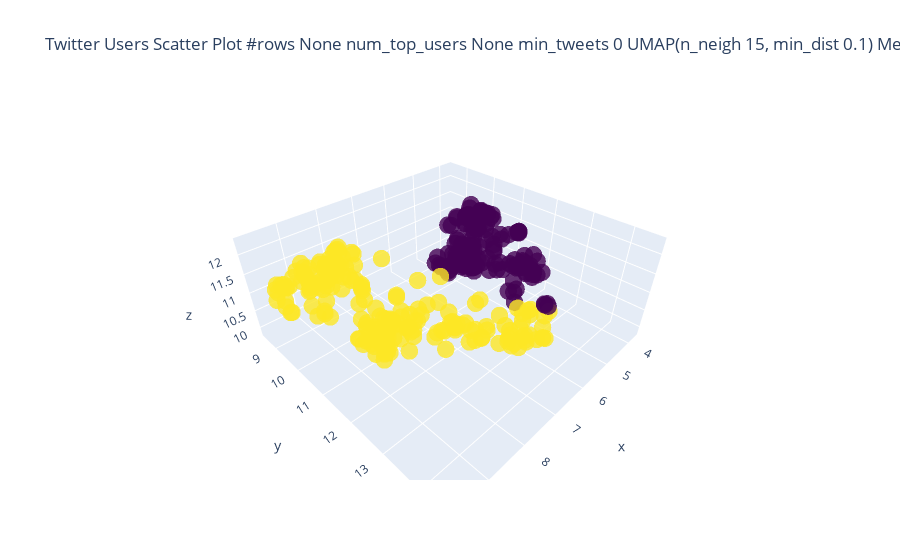

The notebook cell this image was saved under:
### Code cell
if two_d:
    scatter_plot_2d(u_feat, 
                        hover_info=list(u_info.values()),
                        title="Twitter Users Scatter Plot",
                        plot_save_path="./stance_detect/results/2d_scatter_plot.html")
else:
    scatter_plot_3d(u_feat, 
                    hover_info=list(u_info.values()),
                    title="Twitter Users Scatter Plot",
                    plot_save_path="./stance_detect/results/3d_scatter_plot.html")

### Figure 1 — Plotly figure (JSON) as saved in the notebook; plotly's stock layout.template omitted (floating-point values rounded to 4 significant figures; data arrays with more than 128 entries replaced by an {"elided": "..."} marker saying what was removed)
{"data": [{"hovertemplate": "%{text}", "marker": {"color": {"elided": "343 int values"}, "colorscale": [[0, "#440154"], [0.1111, "#482878"], [0.2222, "#3e4989"], [0.3333, "#31688e"], [0.4444, "#26828e"], [0.5556, "#1f9e89"], [0.6667, "#35b779"], [0.7778, "#6ece58"], [0.8889, "#b5de2b"], [1, "#fde725"]], "opacity": 0.8, "size": 6}, "mode": "markers", "text": {"elided": "343 str values"}, "type": "scatter3d", "x": {"elided": "343 float values"}, "y": {"elided": "343 float values"}, "z": {"elided": "343 float values"}}], "layout": {"legend": {"title": {"text": ""}}, "title": {"text": "Twitter Users Scatter Plot #rows None num_top_users None min_tweets 0 UMAP(n_neigh 15, min_dist 0.1) MeanShift"}, "xaxis": {"title": {"text": ""}}, "yaxis": {"title": {"text": ""}}}}
